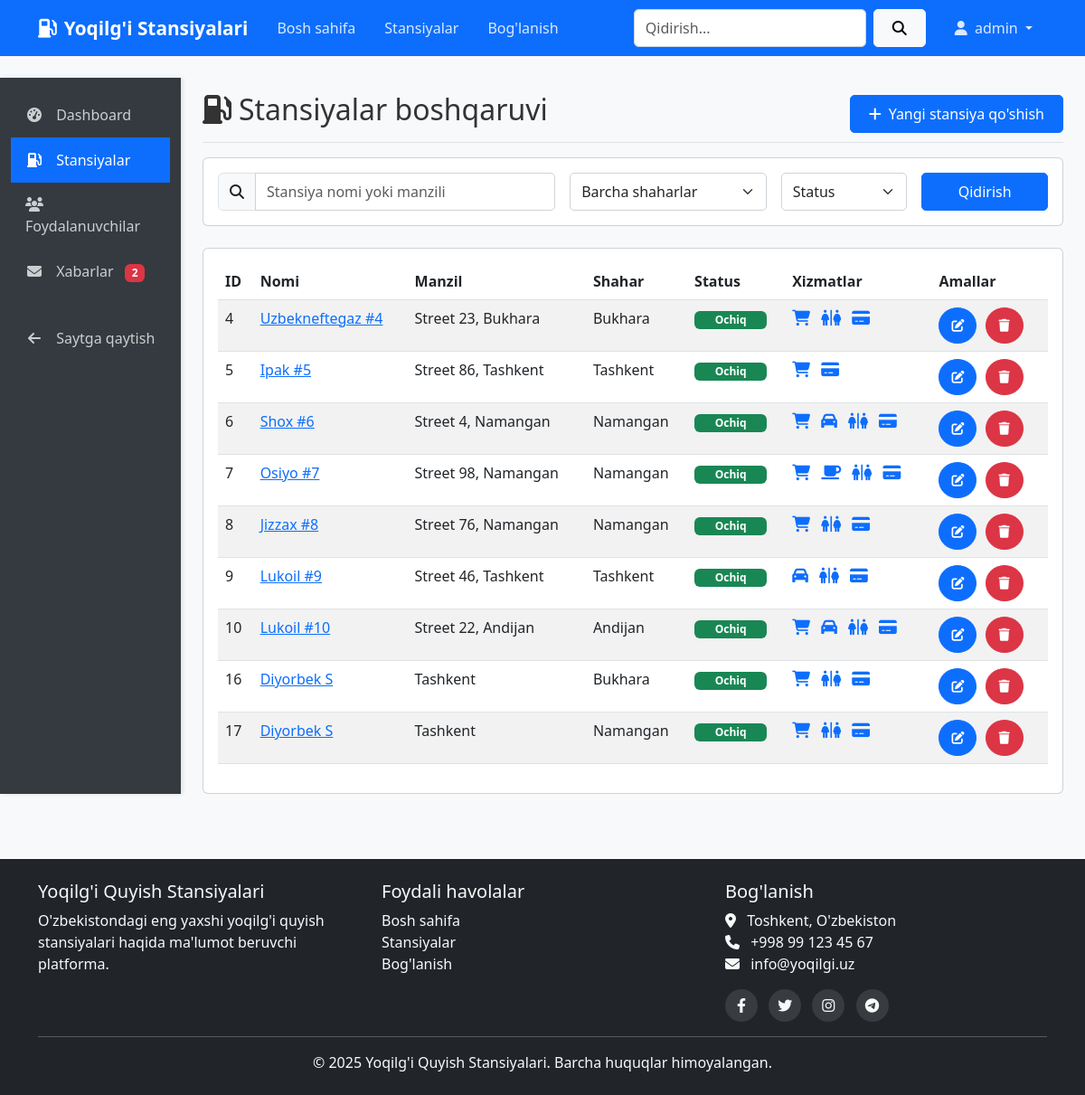
The app's page /admin/stations (signed in) with its own data.
### app.py (models this page shows)
class Station(db.Model):
    id = db.Column(db.Integer, primary_key=True)
    name = db.Column(db.String(100), nullable=False)
    address = db.Column(db.String(200), nullable=False)
    city = db.Column(db.String(50), nullable=False)
    latitude = db.Column(db.Float, nullable=False)
    longitude = db.Column(db.Float, nullable=False)
    phone = db.Column(db.String(20))
    opening_hours = db.Column(db.String(100))
    has_shop = db.Column(db.Boolean, default=False)
    has_cafe = db.Column(db.Boolean, default=False)
    has_carwash = db.Column(db.Boolean, default=False)
    has_toilet = db.Column(db.Boolean, default=False)
    accepts_card = db.Column(db.Boolean, default=True)
    is_open = db.Column(db.Boolean, default=True)
    created_at = db.Column(db.DateTime, default=datetime.utcnow)
    updated_at = db.Column(db.DateTime, default=datetime.utcnow, onupdate=datetime.utcnow)

### app.py (the view)
@app.route('/admin/stations')
def admin_stations():
    if not session.get('is_admin'):
        flash('Access denied. Admin rights required.', 'error')
        return redirect(url_for('index'))
    stations = Station.query.all()
    return render_template('admin/stations.html', stations=stations)

### app.py (called while the page is built)
@app.context_processor
def inject_unread_messages_count():
    if session.get('is_admin'):
        unread_messages_count = Message.query.filter_by(is_read=False).count()
        return dict(unread_messages_count=unread_messages_count)
    return dict(unread_messages_count=0)

### templates/admin/stations.html (shortened to what this page needs)
{% extends "base.html" %}
{% block content %}
<div class="container-fluid">
    <div class="row">
        <div class="col-md-3 col-lg-2 admin-sidebar d-md-block d-none">
            <div class="position-sticky pt-3">
                <ul class="nav flex-column">
                    <li class="nav-item">
                        <a class="nav-link" href="{{ url_for('admin_dashboard') }}">
                            <i class="fas fa-tachometer-alt"></i>
                            Dashboard
                        </a>
                    </li>
                    <li class="nav-item">
                        <a class="nav-link active" href="{{ url_for('admin_stations') }}">
                            <i class="fas fa-gas-pump"></i>
                            Stansiyalar
                        </a>
                    </li>
                    <li class="nav-item">
                        <a class="nav-link" href="{{ url_for('admin_users') }}">
                            <i class="fas fa-users"></i>
                            Foydalanuvchilar
                        </a>
                    </li>
                    <li class="nav-item">
                        <a class="nav-link" href="{{ url_for('admin_messages') }}">
                            <i class="fas fa-envelope"></i>
                            Xabarlar
                            {% if unread_messages_count is defined and unread_messages_count > 0 %}
                                <span class="badge bg-danger ms-2">{{ unread_messages_count }}</span>
                            {% endif %}
                        </a>
                    </li>
                    <li class="nav-item mt-4">
                        <a class="nav-link" href="{{ url_for('index') }}">
                            <i class="fas fa-arrow-left"></i>
                            Saytga qaytish
                        </a>
                    </li>
                </ul>
            </div>
        </div>
        <div class="col-md-9 col-lg-10 ms-sm-auto px-md-4">
            <div class="d-flex justify-content-between flex-wrap flex-md-nowrap align-items-center pt-3 pb-2 mb-3 border-bottom">
                <h1 class="h2"><i class="fas fa-gas-pump me-2"></i>Stansiyalar boshqaruvi</h1>
                <div class="d-flex">
                    <a href="{{ url_for('admin_station_add') }}" class="btn btn-primary">
                        <i class="fas fa-plus me-2"></i>Yangi stansiya qo'shish
                    </a>
                </div>
            </div>
            <div class="card mb-4">
                <div class="card-body">
                    <form action="{{ url_for('admin_stations') }}" method="GET">
                        <div class="row g-3">
                            <div class="col-md-5">
                                <div class="input-group">
                                    <span class="input-group-text"><i class="fas fa-search"></i></span>
                                    <input type="text" class="form-control" name="q" placeholder="Stansiya nomi yoki manzili" value="{{ request.args.get('q', '') }}">
                                </div>
                            </div>
                            <div class="col-md-3">
                                <select class="form-select" name="city">
                                    <option value="">Barcha shaharlar</option>
                                </select>
                            </div>
                            <div class="col-md-2">
                                <select class="form-select" name="status">
                                    <option value="">Status</option>
                                </select>
                            </div>
                            <div class="col-md-2">
                                <button type="submit" class="btn btn-primary w-100">Qidirish</button>
                            </div>
                        </div>
                    </form>
                </div>
            </div>
            <div class="card">
                <div class="card-body">
                    <div class="table-responsive">
                        <table class="table table-striped table-hover">
                            <thead>
                                <tr>
                                    <th>ID</th>
                                    <th>Nomi</th>
                                    <th>Manzil</th>
                                    <th>Shahar</th>
                                    <th>Status</th>
                                    <th>Xizmatlar</th>
                                    <th>Amallar</th>
                                </tr>
                            </thead>
                            <tbody>
                                {% for station in stations %}
                                <tr>
                                    <td>{{ station.id }}</td>
                                    <td><a href="{{ url_for('station_detail', station_id=station.id) }}" target="_blank">{{ station.name }}</a></td>
                                    <td>{{ station.address }}</td>
                                    <td>{{ station.city }}</td>
                                    <td>
                                        {% if station.is_open %}
                                        <span class="badge bg-success station-status-badge">Ochiq</span>
                                        {% else %}
                                        <span class="badge bg-danger station-status-badge">Yopiq</span>
                                        {% endif %}
                                    </td>
                                    <td class="services-icons">
                                        {% if station.has_shop %}<i class="fas fa-shopping-cart text-primary" title="Do'kon"></i>{% endif %}
                                        {% if station.has_cafe %}<i class="fas fa-coffee text-primary" title="Kafe"></i>{% endif %}
                                        {% if station.has_carwash %}<i class="fas fa-car text-primary" title="Avtoyuvish"></i>{% endif %}
                                        {% if station.has_toilet %}<i class="fas fa-restroom text-primary" title="Tualet"></i>{% endif %}
                                        {% if station.accepts_card %}<i class="fas fa-credit-card text-primary" title="Karta bilan to'lash"></i>{% endif %}
                                    </td>
                                    <td>
                                        <a href="{{ url_for('admin_station_edit', station_id=station.id) }}" class="btn btn-sm btn-primary action-btn" title="Tahrirlash">
                                            <i class="fas fa-edit"></i>
                                        </a>
                                        <a href="#" class="btn btn-sm btn-danger action-btn delete-station-btn" title="O'chirish" data-bs-toggle="modal" data-bs-target="#deleteStationModal" data-station-id="{{ station.id }}" data-station-name="{{ station.name }}">
                                            <i class="fas fa-trash"></i>
                                        </a>
                                    </td>
                                </tr>
                                {% endfor %}
                            </tbody>
                        </table>
                    </div>
                </div>
            </div>
        </div>
    </div>
</div>
{% endblock %}

### static/css/style.css (style rules this page uses)
body { font-family: 'Segoe UI', Tahoma, Geneva, Verdana, sans-serif; color: #333; background-color: #f8f9fa; }
.btn { border-radius: 5px; font-weight: 500; padding: 0.5rem 1.25rem; transition: all 0.3s ease; }
.btn-primary { background-color: #0d6efd; border-color: #0d6efd; }
.form-control, .form-select { border-radius: 5px; padding: 0.5rem 0.75rem; border: 1px solid #ced4da; transition: border-color 0.3s ease, box-shadow 0.3s ease; }

### templates/admin/stations.html (style rules this page uses)
.admin-sidebar { background-color: #343a40; color: white; min-height: calc(100vh - 56px); box-shadow: 2px 0 5px rgba(0, 0, 0, 0.1); position: sticky; top: 56px; }
.admin-sidebar .nav-link { color: rgba(255, 255, 255, 0.75); padding: 0.8rem 1rem; border-radius: 0; }
.admin-sidebar .nav-link.active { color: white; background-color: #0d6efd; }
.admin-sidebar .nav-link i { margin-right: 10px; width: 20px; text-align: center; }
.station-status-badge { width: 80px; }
.action-btn { width: 40px; height: 40px; border-radius: 50%; display: inline-flex; align-items: center; justify-content: center; margin-right: 5px; }
.services-icons i { margin-right: 8px; font-size: 1.1rem; }

### records on screen
Station: id "4", name "Uzbekneftegaz #4", address "Street 23, Bukhara", city "Bukhara", is_open "Ochiq", has_shop True (drawn), has_toilet True (drawn), accepts_card True (drawn)
Station: id "5", name "Ipak #5", address "Street 86, Tashkent", city "Tashkent", is_open "Ochiq", has_shop True (drawn), accepts_card True (drawn)
Station: id "6", name "Shox #6", address "Street 4, Namangan", city "Namangan", is_open "Ochiq", has_shop True (drawn), has_carwash True (drawn), has_toilet True (drawn), accepts_card True (drawn)
Station: id "7", name "Osiyo #7", address "Street 98, Namangan", city "Namangan", is_open "Ochiq", has_shop True (drawn), has_cafe True (drawn), has_toilet True (drawn), accepts_card True (drawn)
Station: id "8", name "Jizzax #8", address "Street 76, Namangan", city "Namangan", is_open "Ochiq", has_shop True (drawn), has_toilet True (drawn), accepts_card True (drawn)
Station: id "9", name "Lukoil #9", address "Street 46, Tashkent", city "Tashkent", is_open "Ochiq", has_carwash True (drawn), has_toilet True (drawn), accepts_card True (drawn)
Station: id "10", name "Lukoil #10", address "Street 22, Andijan", city "Andijan", is_open "Ochiq", has_shop True (drawn), has_carwash True (drawn), has_toilet True (drawn), accepts_card True (drawn)
Station: id "16", name "Diyorbek S", address "Tashkent", city "Bukhara", is_open "Ochiq", has_shop True (drawn), has_toilet True (drawn), accepts_card True (drawn)
Station: id "17", name "Diyorbek S", address "Tashkent", city "Namangan", is_open "Ochiq", has_shop True (drawn), has_toilet True (drawn), accepts_card True (drawn)

### other values on screen
{{ session.get('username') }} "admin"
{{ unread_messages_count }} "2"
